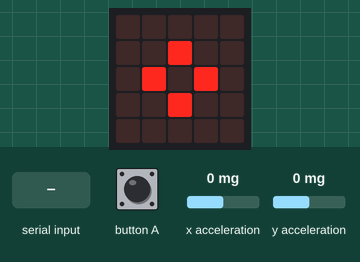
Bench run of a program on a simulated BBC micro:bit running MicroPython. Parts: the board's 5×5 LED display. The inputs (shaded band) are chosen by the test bench; at power-on: x acceleration 0 mg, y acceleration 0 mg.

Above: at 1.6 s.
1.7 s: "5\n" received over the second serial link
At 2.9 s:
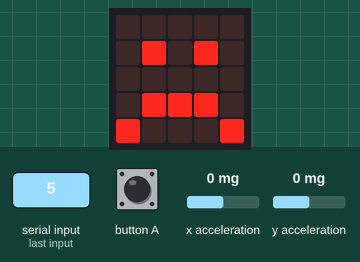
3.2 s: button A pressed 5 times (0.12 s each, 0.3 s apart)
At 4.2 s:
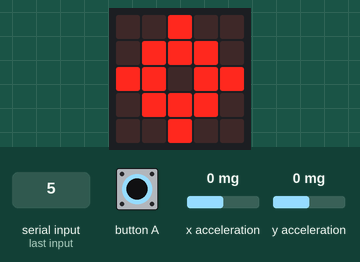
Timing chart, 0 to 6.2 s (numbered marks = the images above; inputs shaded):
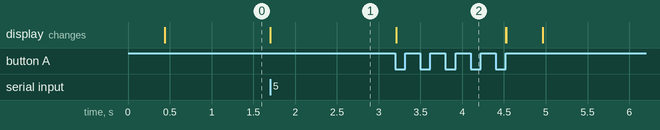

The program:

main.py
```python
from microbit import *
from shaping import shape_axis, build_frame, decode_status, EXPO_STEER, EXPO_THROTTLE

FLAG_ARMED = 0x01
FLAG_RECAL = 0x02
PERIOD_MS = 20          # 50 Hz

# Status values from the ESP32, and what to show for each. On the wire
# each arrives as the ASCII digit '0'..'7' (see decode_status for why).
ICONS = {
    0: Image.DIAMOND_SMALL,   # BOOT
    1: Image.DIAMOND,         # BLE_SCANNING
    2: Image.YES,             # CONNECTED
    3: Image.ALL_CLOCKS[0],   # CALIBRATING
    4: Image.SQUARE_SMALL,    # READY_DISARMED
    5: Image.HEART,           # ARMED
    6: Image.NO,              # FAILSAFE
    7: Image.SKULL,           # ERROR
}


def capture_neutral(flags):
    """Average ~20 samples over ~400ms as the new resting orientation.

    Keeps writing frames (steer=0, throttle=0, the given flags) once per
    sample so the ESP32's failsafe timer keeps getting refreshed while we
    are re-zeroing, instead of going silent for the whole capture window.
    Tilt readings during this window are meaningless (the hand is being
    re-zeroed), so steer/throttle are deliberately zeroed, not carried
    over from the caller.
    """
    display.show(Image.TARGET)
    xs, ys = 0, 0
    n = 20
    for _ in range(n):
        xs += accelerometer.get_x()
        ys += accelerometer.get_y()
        uart.write(build_frame(0, 0, flags))
        sleep(20)
    display.clear()
    return xs // n, ys // n


uart.init(baudrate=115200, tx=pin0, rx=pin1)
# From here on, print() goes down the wire, not to USB. Use the display.
# The reverse is also true: whatever the ESP32 sends is this script's
# stdin, and a raw 0x03 there is Ctrl-C (KeyboardInterrupt, script over,
# display frozen). That is why status comes as ASCII digits.

x0, y0 = capture_neutral(0)
have_neutral = True
status = 0

while True:
    start = running_time()

    recal = False
    if button_a.was_pressed():
        armed_flags = FLAG_ARMED if have_neutral else 0
        x0, y0 = capture_neutral(armed_flags)
        have_neutral = True
        recal = True

    steer = shape_axis(accelerometer.get_x() - x0, EXPO_STEER)
    throttle = shape_axis(-(accelerometer.get_y() - y0), EXPO_THROTTLE)

    flags = 0
    if have_neutral:
        flags |= FLAG_ARMED
    if recal:
        flags |= FLAG_RECAL

    uart.write(build_frame(steer, throttle, flags))

    if uart.any():
        data = uart.read()
        if data:
            status = decode_status(data[-1])   # most recent byte wins
    display.show(ICONS.get(status, Image.SAD))

    elapsed = running_time() - start
    if elapsed < PERIOD_MS:
        sleep(PERIOD_MS - elapsed)
```

shaping.py
```python
"""Pure tilt shaping and wire framing.

Deliberately imports nothing from `microbit`, so the desktop test suite can
run it. All hardware access lives in main.py.
"""

EXPO_STEER = 0.6
EXPO_THROTTLE = 0.3
DEADZONE = 0.08
FULL_SCALE = 700  # milli-g at ~45 degrees of tilt


def shape_axis(raw, expo, deadzone=DEADZONE, full_scale=FULL_SCALE):
    """Milli-g delta from neutral -> integer -100..100.

    Clamp, then deadzone (rescaled so output resumes from zero rather than
    jumping), then an expo curve for fine control near center.
    """
    n = raw / float(full_scale)
    if n > 1.0:
        n = 1.0
    elif n < -1.0:
        n = -1.0

    magnitude = abs(n)
    if magnitude < deadzone:
        shaped = 0.0
    else:
        shaped = (magnitude - deadzone) / (1.0 - deadzone)
        if n < 0:
            shaped = -shaped

    out = expo * (shaped ** 3) + (1.0 - expo) * shaped
    return int(round(out * 100))


def xor_checksum(body):
    c = 0
    for ch in body:
        c ^= ord(ch)
    return "%02X" % c


def build_frame(steer, throttle, flags):
    body = "%d,%d,%d" % (steer, throttle, flags)
    return "!%s*%s\n" % (body, xor_checksum(body))


def decode_status(byte):
    """Wire byte from the ESP32 -> status 0..9, or -1 if it isn't one.

    The ESP32 sends its status as the ASCII digit '0'..'7', not as the raw
    value: after main.py's uart.init(tx=pin0, rx=pin1) this UART is also
    MicroPython's console, and a raw 0x03 (CALIBRATING) is Ctrl-C there,
    which raises KeyboardInterrupt inside main.py and silently ends it
    (docs/ISSUE-microbit-freeze.md). Anything outside '0'..'9' is not
    a status; -1 keeps it out of main.py's icon table so it shows as SAD.
    """
    d = byte - 48  # ord("0")
    if 0 <= d <= 9:
        return d
    return -1
```

Measured:
- after the input at 1.7 s, the display: changes at once (image 1)
- after the input at 3.2 s, the display: changes at once (image 2)
